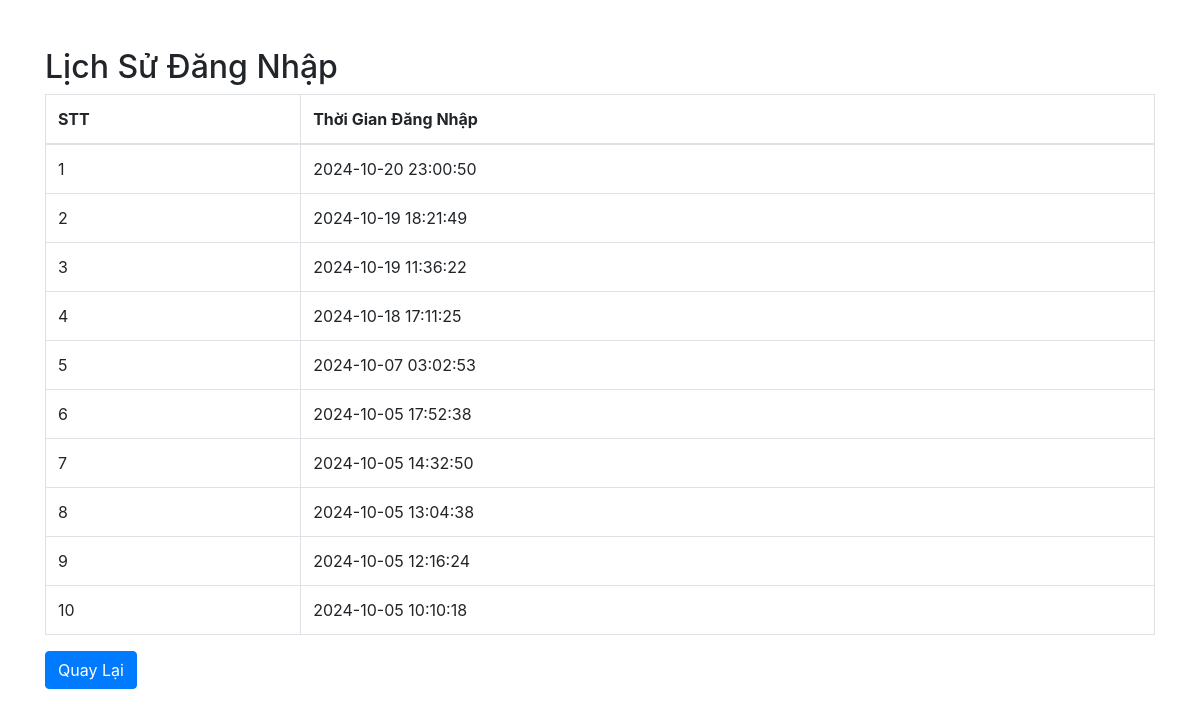
/KETHOP/lich_su_dang_nhap.php (signed in), run on the app's committed database.
### tables this page shows
CREATE TABLE `lichsu_dangnhap` (
  `id` int(11) NOT NULL,
  `idkhachhang` int(11) NOT NULL,
  `thoigian` datetime NOT NULL
);

### KETHOP/myclass/clstmdt.php (called while the page is built, shortened)
<?php
	class tmdt{
		public function connect()
		{
			$con=mysql_connect("localhost","caulong","123");
			if(!$con)
			{
				echo 'Khong ket noi dc csdl';
				exit();
			}else{
					return $con;
				}
			}
}
?>

### KETHOP/lich_su_dang_nhap.php (the view, shortened to what this page needs)
<?php
$p = new khachhang();
$idkhachhang = $_SESSION['id'];
$sql = "SELECT thoigian FROM lichsu_dangnhap WHERE idkhachhang='$idkhachhang' ORDER BY thoigian DESC LIMIT 10";
$result = mysql_query($sql, $p->connect());
?>
<!doctype html>
<html lang="vi">
<head>
    <link rel="stylesheet" href="bootstrap-4.0.0-dist (1)/css/bootstrap.min.css">
</head>
<body>
    <div class="container mt-5">
        <h2>Lịch Sử Đăng Nhập</h2>
        <?php if(mysql_num_rows($result) > 0): ?>
            <table class="table table-bordered">
                <thead>
                    <tr>
                        <th>STT</th>
                        <th>Thời Gian Đăng Nhập</th>
                    </tr>
                </thead>
                <tbody>
                    <?php
                    $stt = 1;
                    while($lichsu = mysql_fetch_assoc($result)): ?>
                        <tr>
                            <td><?php echo $stt++; ?></td>
                            <td><?php echo htmlspecialchars($lichsu['thoigian']); ?></td>
                        </tr>
                    <?php endwhile; ?>
                </tbody>
            </table>
        <?php else: ?>
            <p>Không có lịch sử đăng nhập.</p>
        <?php endif; ?>
        <a href="index.php" class="btn btn-primary">Quay Lại</a>
    </div>
</body>
</html>

### data on the page
lichsu_dangnhap: thoigian "2024-10-20 23:00:50"
lichsu_dangnhap: thoigian "2024-10-19 18:21:49"
lichsu_dangnhap: thoigian "2024-10-19 11:36:22"
lichsu_dangnhap: thoigian "2024-10-18 17:11:25"
lichsu_dangnhap: thoigian "2024-10-07 03:02:53"
lichsu_dangnhap: thoigian "2024-10-05 17:52:38"
lichsu_dangnhap: thoigian "2024-10-05 14:32:50"
lichsu_dangnhap: thoigian "2024-10-05 13:04:38"
lichsu_dangnhap: thoigian "2024-10-05 12:16:24"
lichsu_dangnhap: thoigian "2024-10-05 10:10:18"
